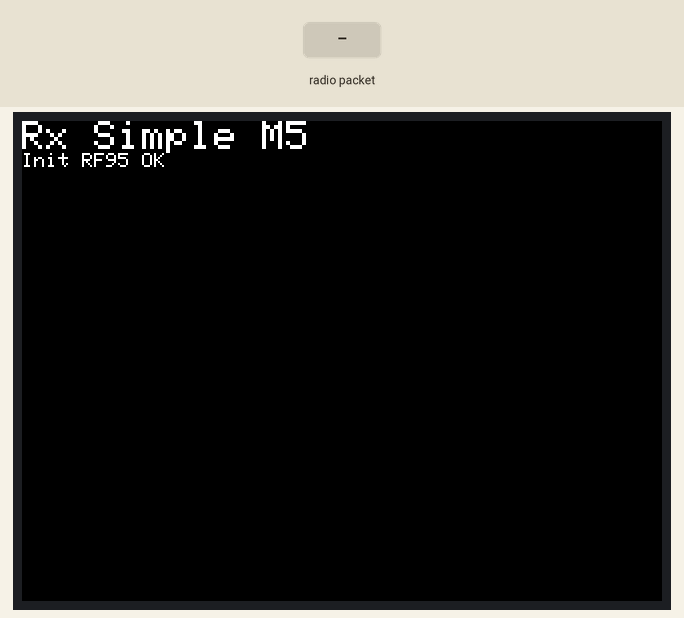
Bench run of a sketch on a simulated ESP32. On the bench: 320×240 colour display. Inputs (shaded band) come from the test bench. No radio packets arrive unless stated.

Above: at 1.2 s.
At 5.3 s:
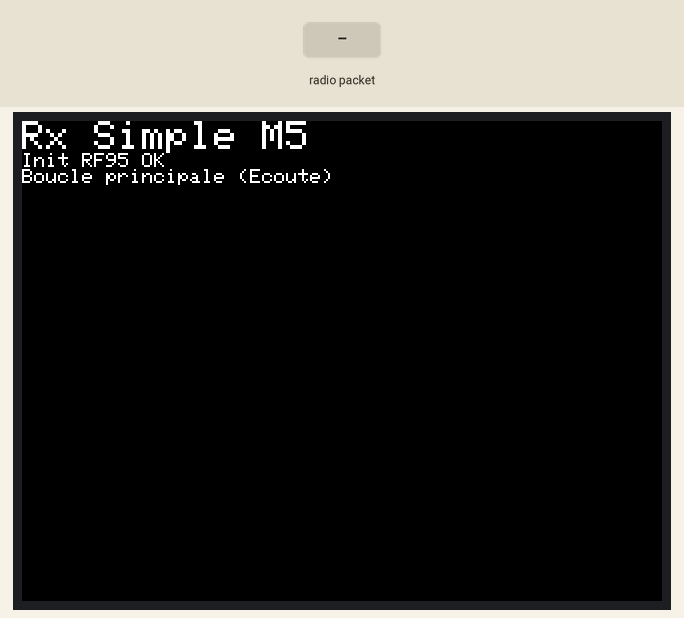
5.4 s: radio packet "1" arrives
At 6.5 s:
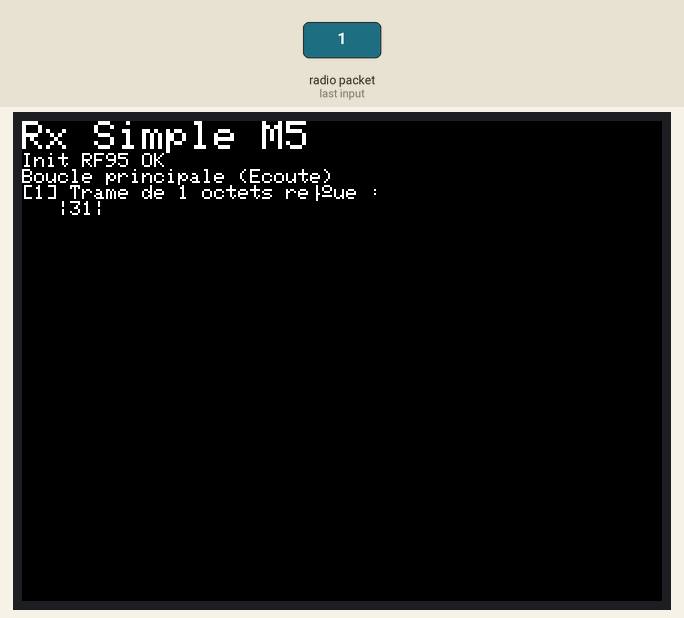
6.9 s: radio packet "0" arrives
At 7.7 s:
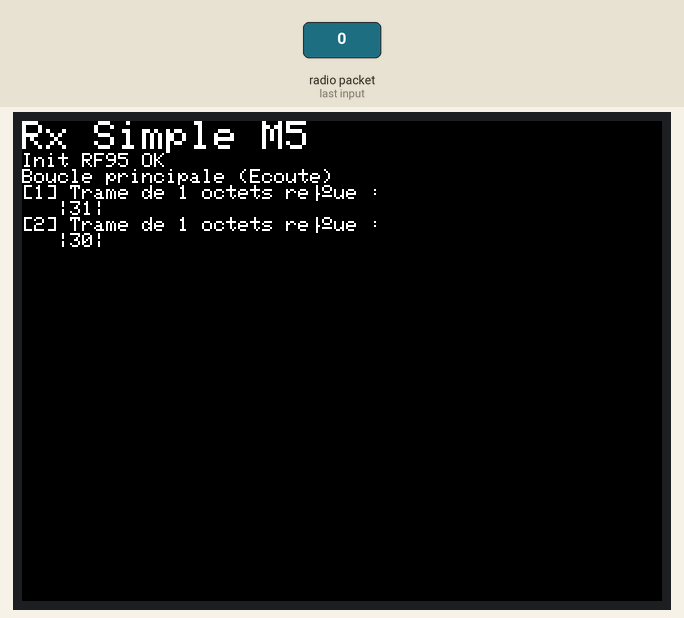
8.4 s: radio packet "2" arrives
At 8.8 s:
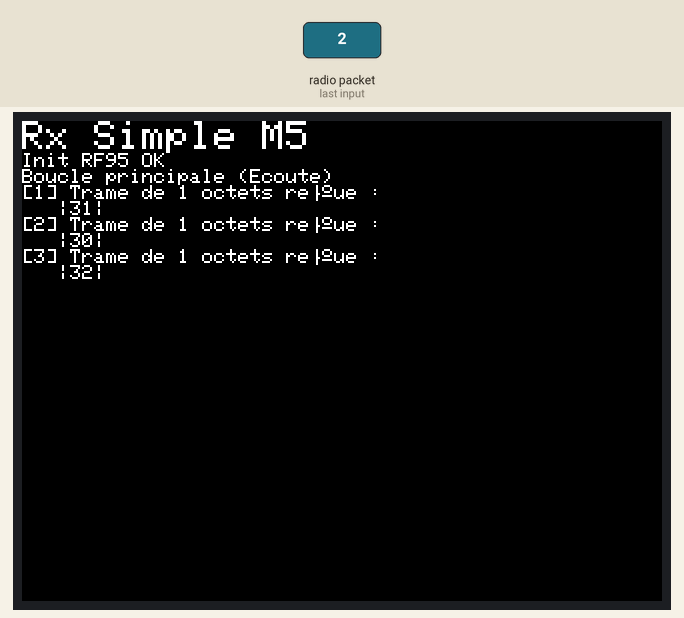
Timing chart, 0 to 11.4 s (numbered marks = the images above; inputs shaded):
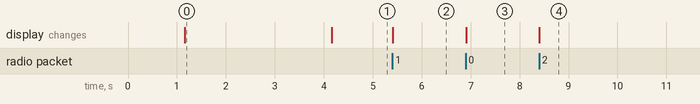

The sketch:

video-1-Prog-Test-1-B.ino
```cpp
/*
 * PROGRAMME : Récepteur Point à Point Simple LLC1 (Capsule 1)
 * MODIFICATIONS M5STACK :
 * - Adaptations identiques à l'émetteur (RadioHead RF95, M5Stack.h, 867.7 MHz)[cite: 4, 6].
 * - Affichage dynamique du nombre de trames et de leur contenu (0xAA et 0x55) sur l'écran[cite: 4, 6].
 */

#include <SPI.h>
#include <RH_RF95.h>
#include <M5Stack.h>

#define RFM95_CS 5
#define RFM95_DIO0 36
RH_RF95 rf95(RFM95_CS, RFM95_DIO0);

uint8_t state;
uint8_t rxbuf[RH_RF95_MAX_MESSAGE_LEN];
uint8_t rxlen = sizeof(rxbuf);
int rxFrames = 0;

#define ECOUTE    1
#define TEST_RX   2
#define AFFICHAGE 3

void setup() {
  M5.begin();
  M5.Power.begin();
  M5.Lcd.setTextSize(2);
  M5.Lcd.println("Rx Simple M5");
  M5.Lcd.setTextSize(1);

  delay(1000);

  if (!rf95.init()) M5.Lcd.println("Init RF95 failed");
  else M5.Lcd.println("Init RF95 OK");

  rf95.setModemConfig(RH_RF95::Bw125Cr45Sf128);
  rf95.setFrequency(867.7);

  state = ECOUTE;
  delay(3000);
  M5.Lcd.println("Boucle principale (Ecoute)");
}

void loop() {
  switch (state) {
    case ECOUTE:
      rf95.setModeRx(); // Active l'écoute radio
      state = TEST_RX;
      break;

    case TEST_RX:
      if (rf95.available()) // Dès qu'une trame est détectée
      {
        state = AFFICHAGE;
      }
      break;

    case AFFICHAGE:
      rxlen = sizeof(rxbuf); // Réinitialisation impérative de la taille max
      if (rf95.recv(rxbuf, &rxlen))
      {
        if (M5.Lcd.getCursorY() > 220) {
          M5.Lcd.fillScreen(BLACK);
          M5.Lcd.setCursor(0, 0);
        }

        rxFrames++;
        M5.Lcd.printf("[%d] Trame de %d octets reçue :\n   |", rxFrames, rxlen);
        for (int j = 0; j < rxlen; j++)
        {
          M5.Lcd.printf("%02X|", rxbuf[j]); // Affiche AA|55|
        }
        M5.Lcd.println();

        state = ECOUTE;
      }
      break;
  }
}
```

Measured:
- after the input at 5.4 s, the display: changes at once (image 2)
- after the input at 6.9 s, the display: changes at once (image 3)
- after the input at 8.4 s, the display: changes at once (image 4)
- what the display in image 0 shows lasts 3.0 s, from 1.2 s to 4.2 s
